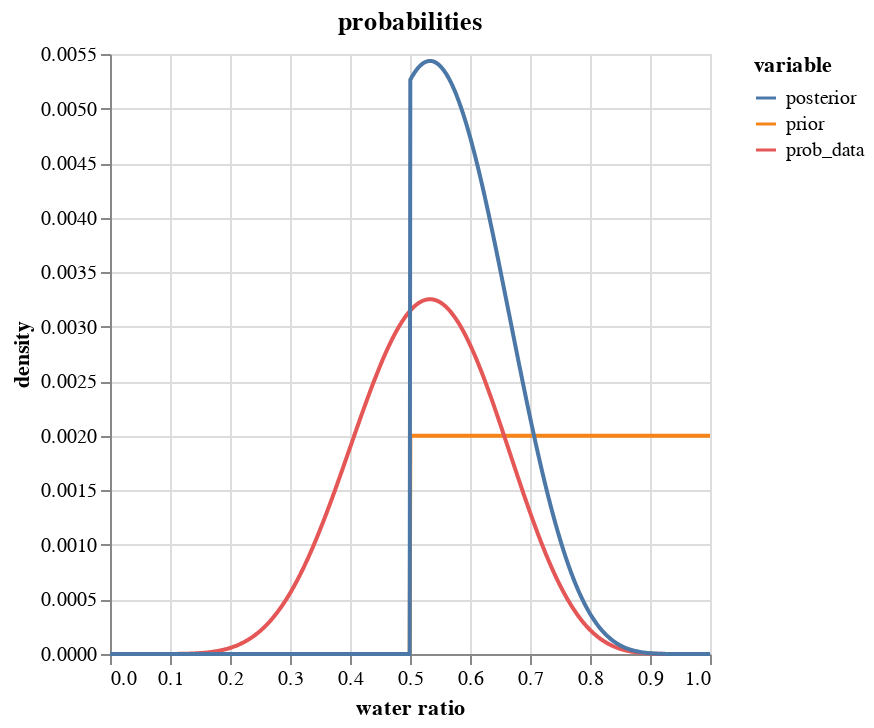

Here is the notebook cell this chart was saved with:
### Code cell
# data source for plotting
tmp_df = pd.DataFrame(
    {
        "p_grid": p_grid,
        "prior": prior,
        "prob_data": prob_data,
        "posterior": posterior,
    }
)

# convert wide df to tall, keep `p_grid` column
tmp_df = tmp_df.melt("p_grid", value_name="density")

alt.Chart(tmp_df, title="probabilities").mark_line().encode(
    alt.X("p_grid", title="water ratio"),
    y="density",
    color="variable",
)

### Figure 1 — Vega-Lite specification as saved in the notebook (floating-point values rounded to 4 significant figures; data arrays with more than 128 entries replaced by an {"elided": "..."} marker saying what was removed)
{"$schema": "https://vega.github.io/schema/vega-lite/v5.20.1.json", "config": {"view": {"continuousHeight": 300, "continuousWidth": 300}}, "data": {"name": "data-8944d8db2ae8c7d71d160c4dfbcf51d8"}, "datasets": {"data-8944d8db2ae8c7d71d160c4dfbcf51d8": {"elided": "3000 records"}}, "encoding": {"color": {"field": "variable", "type": "nominal"}, "x": {"field": "p_grid", "title": "water ratio", "type": "quantitative"}, "y": {"field": "density", "type": "quantitative"}}, "mark": {"type": "line"}, "title": "probabilities"}
